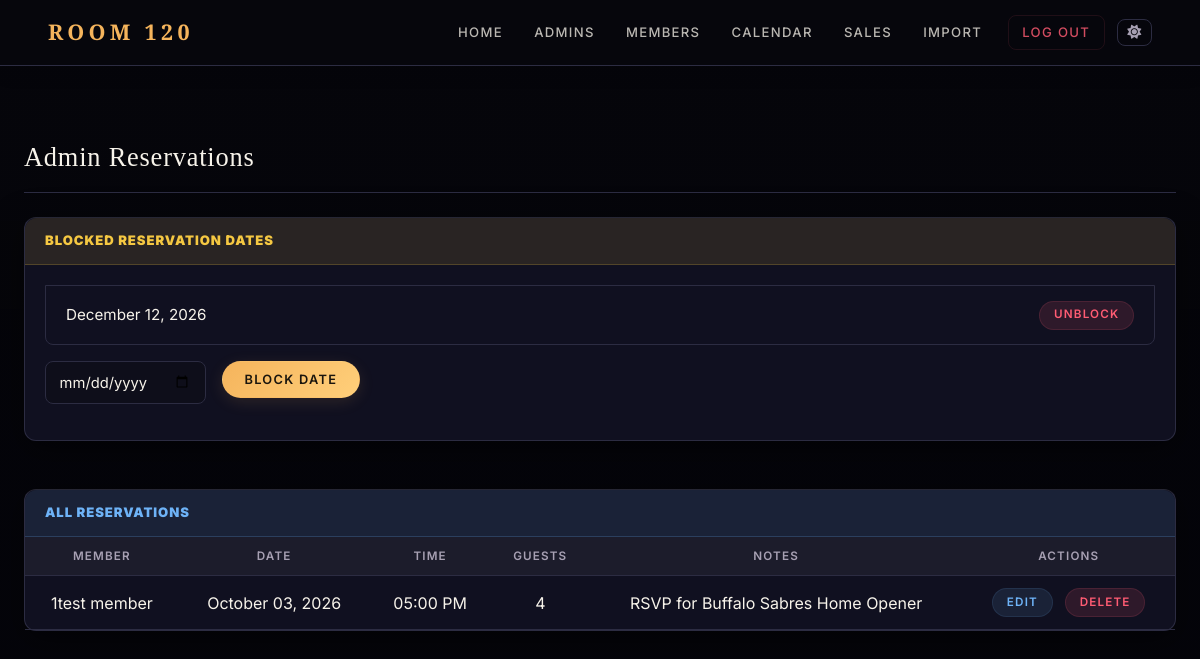
Page /admin/reservations (signed in) on the earlier database version.
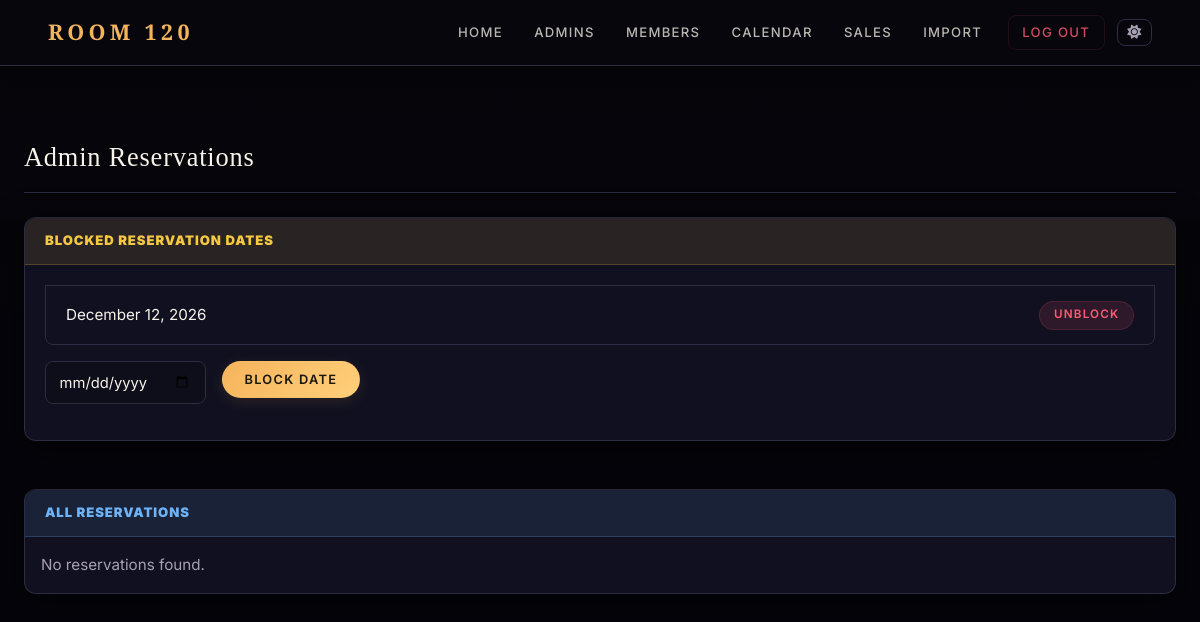
Same page on the later database version.
### app.py (models this page shows, shortened)
class BlockedDate(db.Model):
    id = db.Column(db.Integer, primary_key=True)
    date = db.Column(db.String(20), unique=True, nullable=False)

class Reservation(db.Model):
    id = db.Column(db.Integer, primary_key=True)
    user_id = db.Column(db.Integer, db.ForeignKey('user.id'))
    date = db.Column(db.Date)
    time = db.Column(db.Time)
    guests = db.Column(db.Integer)  # <-- Add this line
    notes = db.Column(db.Text)
    user = db.relationship('User', back_populates='reservations')

class User(db.Model):
    id = db.Column(db.Integer, primary_key=True)
    username = db.Column(db.String(100), unique=True, nullable=False)
    password = db.Column(db.String(200), nullable=False)
    role = db.Column(db.String(10), nullable=False)
    first_name = db.Column(db.String(100))
    last_name = db.Column(db.String(100))
    email = db.Column(db.String(100))
    phone = db.Column(db.String(20))
    member_number = db.Column(db.String(100))
    active = db.Column(db.Boolean, default=True)
    membership_type = db.Column(db.String(20), default='single')
    staff_role_id = db.Column(db.Integer, db.ForeignKey('staff_role.id'), nullable=True)
    staff_role    = db.relationship('StaffRole', back_populates='users', foreign_keys=[staff_role_id])
    created_at         = db.Column(db.DateTime, default=datetime.utcnow)
    favorite_drink     = db.Column(db.String(200))
    seating_preference = db.Column(db.String(200))
    allergies          = db.Column(db.String(500))
    preferences_notes  = db.Column(db.Text)
    amount_spent = db.Column(db.Float, default=0.0)
    amount_owed = db.Column(db.Float, default=0.0)
    tax_owed = db.Column(db.Float, default=0.0)
    tax_paid = db.Column(db.Float, default=0.0)
    gratuity_owed = db.Column(db.Float, default=0.0)
    gratuity_paid = db.Column(db.Float, default=0.0)
    minimum_adjustment = db.Column(db.Float, default=0.0)
    invoices = db.relationship('Invoice', back_populates='member', cascade='all, delete-orphan')
    reservations = db.relationship('Reservation', back_populates='user', cascade='all, delete-orphan')
    notes_received = db.relationship('Note', foreign_keys='Note.member_id', back_populates='member', cascade='all, delete-orphan')
    notes_written = db.relationship('Note', foreign_keys='Note.author_id', back_populates='author', cascade='all, delete-orphan')
    orders = db.relationship('Order', back_populates='user', cascade='all, delete-orphan')

### app.py (the view)
@app.route('/admin/reservations')
def admin_reservations():
    if not authorized('view_reservations'):
        return redirect(url_for('home'))
    all_reservations = Reservation.query.all()
    raw_blocked = BlockedDate.query.all()
    for b in raw_blocked:
        try:
            b.parsed = datetime.strptime(b.date, '%Y-%m-%d').date()
        except (ValueError, TypeError):
            b.parsed = None
    blocked_dates = raw_blocked
    for res in all_reservations:
        if isinstance(res.time, str):
            try:
                res.time = datetime.strptime(res.time, '%H:%M:%S').time()
            except ValueError:
                try:
                    res.time = datetime.strptime(res.time, '%H:%M').time()
                except ValueError:
                    pass  # Leave it unchanged if invalid
    return render_template(
        'admin_reservations.html',
        reservations=all_reservations,
        blocked_dates=blocked_dates
    )

### app.py (called while the page is built)
@app.before_request
def enable_foreign_keys():
    db.session.execute(text('PRAGMA foreign_keys = ON'))

@app.context_processor
def inject_globals():
    user = None
    if session.get('user_id'):
        user = User.query.get(session.get('user_id'))
    try:
        all_types = MembershipType.query.order_by(MembershipType.sort_order, MembershipType.display_name).all()
    except Exception:
        all_types = []
    type_map = {t.name: t for t in all_types}
    active_types = [t for t in all_types if t.is_active]
    return dict(
        current_user=user,
        membership_types=active_types,
        all_membership_types=all_types,
        membership_type_map=type_map,
    )

def authorized(*perms):
    role = session.get('role')
    if role == 'admin':
        return True
    if role == 'staff':
        user_perms = set(session.get('permissions', []))
        return all(p in user_perms for p in perms)
    return False

### templates/admin_reservations.html
﻿﻿{% extends 'base.html' %}
{% block content %}
<div class="container-fluid px-4 mt-4">
  <div class="page-header">
    <h2>Admin Reservations</h2>
  </div>
  <div class="card mb-5">
    <div class="card-header bg-warning text-dark">
      <strong>Blocked Reservation Dates</strong>
    </div>
    <div class="card-body">
      {% if blocked_dates %}
        <ul class="list-group mb-3">
          {% for date in blocked_dates %}
            <li class="list-group-item d-flex justify-content-between align-items-center">
              {{ date.parsed.strftime('%B %d, %Y') if date.parsed else date.date }}
              <form action="{{ url_for('unblock_date', id=date.id) }}" method="post" class="m-0">
                <button type="submit" class="btn btn-sm btn-danger">Unblock</button>
              </form>
            </li>
          {% endfor %}
        </ul>
      {% else %}
        <p>No blocked dates.</p>
      {% endif %}
      <form action="{{ url_for('block_date') }}" method="post" class="row g-3">
        <div class="col-auto">
          <input type="date" name="blocked_date" class="form-control" required>
        </div>
        <div class="col-auto">
          <button type="submit" class="btn btn-primary">Block Date</button>
        </div>
      </form>
    </div>
  </div>
  <div class="card">
    <div class="card-header bg-info">
      <strong>All Reservations</strong>
    </div>
    <div class="card-body p-0">
      {% if reservations %}
      <div class="table-responsive">
        <table class="table table-hover mb-0 text-center">
          <thead class="table-dark">
            <tr>
              <th>Member</th>
              <th>Date</th>
              <th>Time</th>
              <th>Guests</th>
              <th>Notes</th>
              <th>Actions</th>
            </tr>
          </thead>
          <tbody>
            {% for reservation in reservations %}
              <tr>
                <td>{{ reservation.user.first_name }} {{ reservation.user.last_name }}</td>
                <td>{{ reservation.date.strftime('%B %d, %Y') }}</td>
                <td>{{ reservation.time.strftime('%I:%M %p') }}</td>
                <td>{{ reservation.guests }}</td>
                <td>{{ reservation.notes or '—' }}</td>
                <td>
                  <a href="{{ url_for('edit_reservation', reservation_id=reservation.id) }}" class="btn btn-sm btn-info me-2">Edit</a>
                  <form action="{{ url_for('delete_reservation', reservation_id=reservation.id) }}" method="post" style="display:inline;">
                    <button type="submit" class="btn btn-sm btn-danger">Delete</button>
                  </form>
                </td>
              </tr>
            {% endfor %}
          </tbody>
        </table>
      </div>
      {% else %}
        <p class="text-muted p-3 mb-0">No reservations found.</p>
      {% endif %}
    </div>
  </div>
</div>
{% endblock %}

Differences in the rows shown:
removed Reservation: user.first_name "1test", user.last_name "member", date "October 03, 2026", time "05:00 PM", guests "4", notes "RSVP for Buffalo Sabres Home Opener"
Other differences:
text no longer shown: "MEMBER DATE TIME GUESTS NOTES ACTIONS"
text now shown: "No reservations found."
